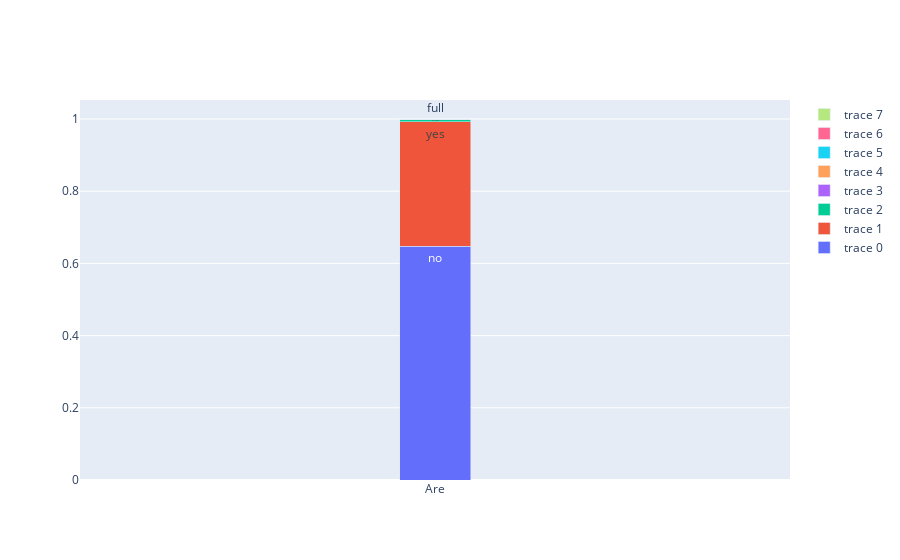

The code cell stored with this chart in its notebook:
### Code cell
draw_qa_bar('Are')

### Figure 1 — Plotly figure (JSON) as saved in the notebook; plotly's stock layout.template omitted (floating-point values rounded to 4 significant figures)
{"data": [{"text": "no", "textposition": "auto", "type": "bar", "width": 0.1, "x": ["Are"], "y": [0.6475]}, {"text": "yes", "textposition": "auto", "type": "bar", "width": 0.1, "x": ["Are"], "y": [0.3445]}, {"text": "visible", "textposition": "auto", "type": "bar", "width": 0.1, "x": ["Are"], "y": [0.007362]}, {"text": "small", "textposition": "auto", "type": "bar", "width": 0.1, "x": ["Are"], "y": [0.0003385]}, {"text": "different", "textposition": "auto", "type": "bar", "width": 0.1, "x": ["Are"], "y": [8.462e-05]}, {"text": "present", "textposition": "auto", "type": "bar", "width": 0.1, "x": ["Are"], "y": [8.462e-05]}, {"text": "empty", "textposition": "auto", "type": "bar", "width": 0.1, "x": ["Are"], "y": [8.462e-05]}, {"text": "full", "textposition": "auto", "type": "bar", "width": 0.1, "x": ["Are"], "y": [8.462e-05]}], "layout": {"barmode": "stack"}}
